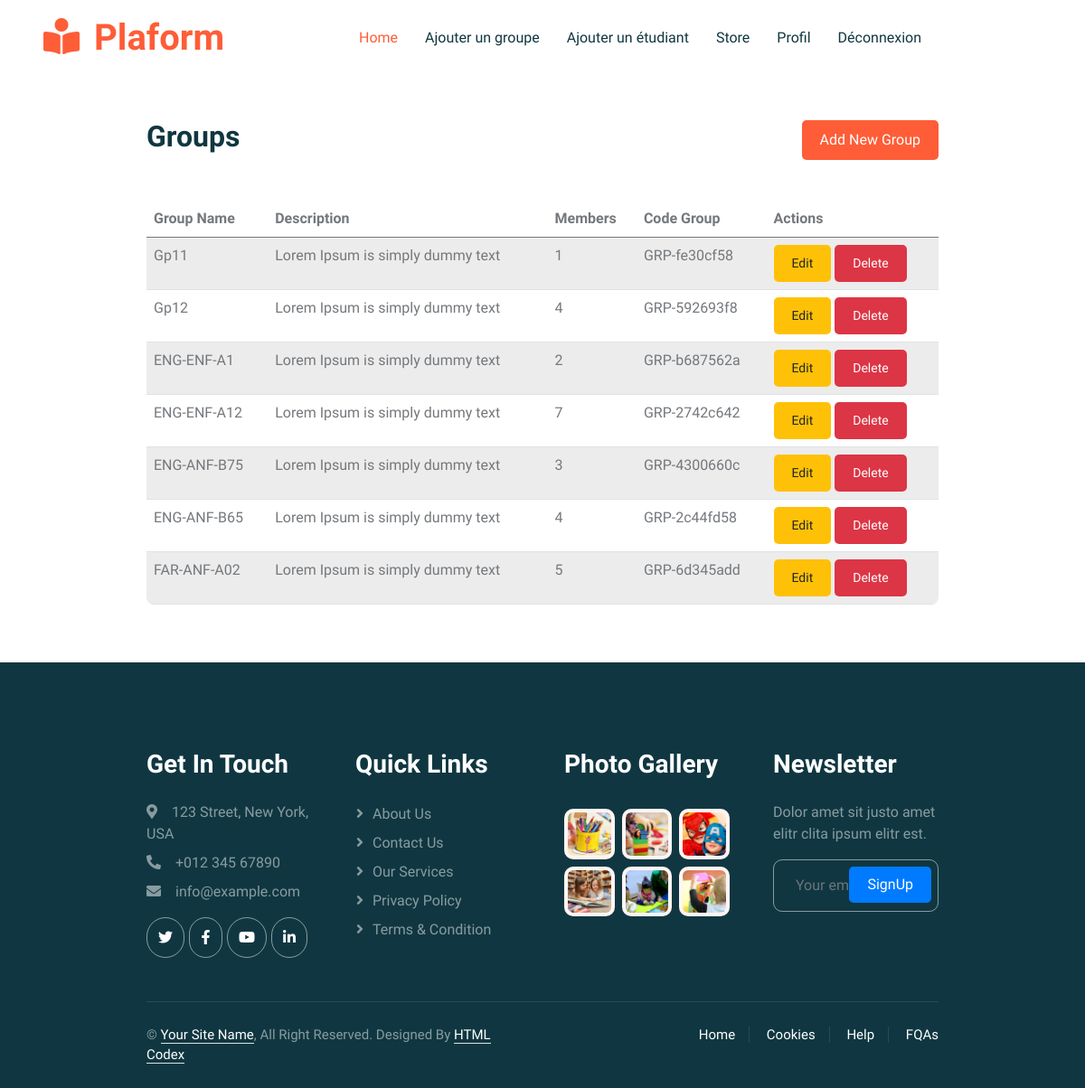
Page /add_groupe/ on the earlier database version.
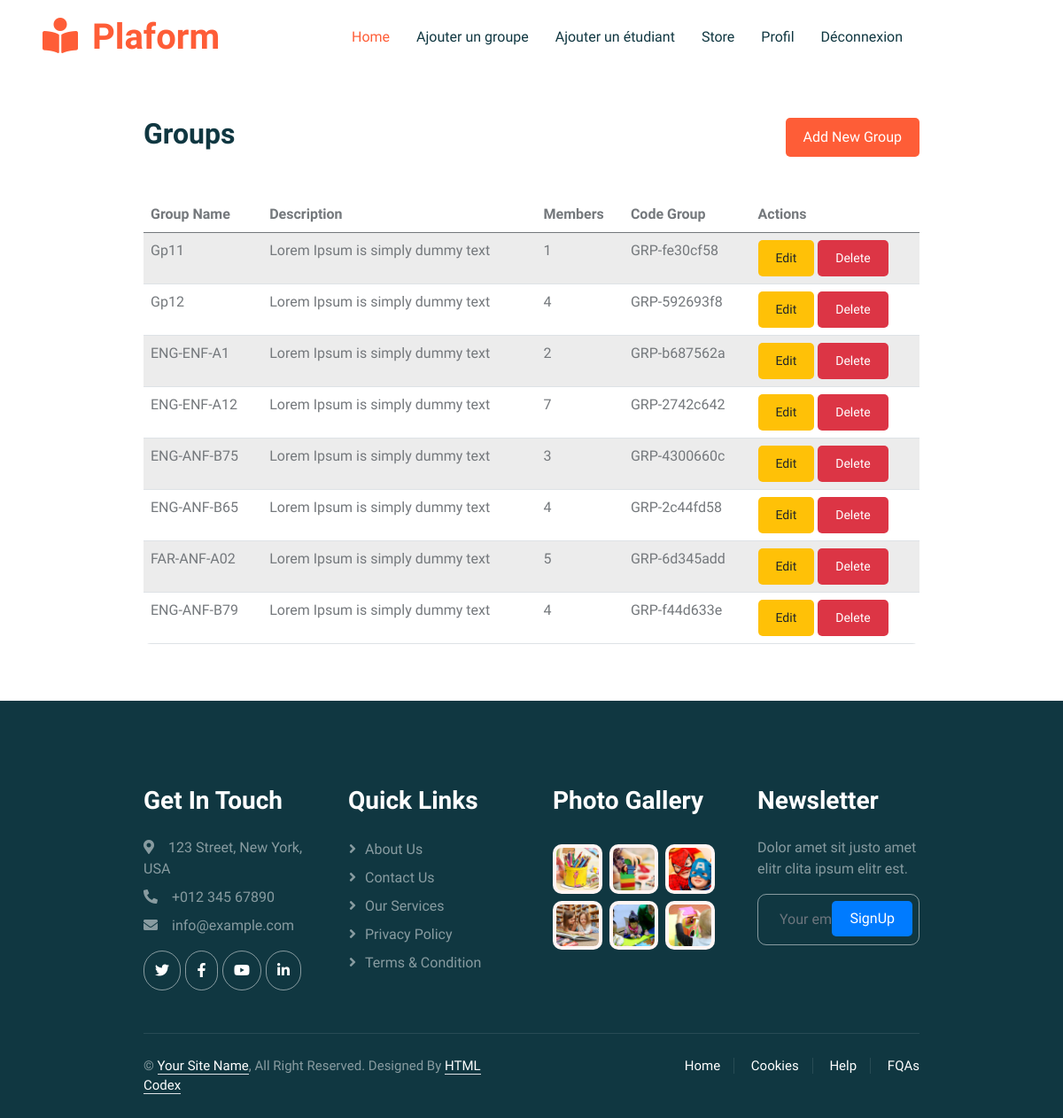
Same page on the later database version.
### platformTK/models.py (models this page shows, shortened)
class Groups(models.Model):
    name = models.CharField(max_length=100)
    description = models.CharField(max_length=300)
    code_group = models.CharField(max_length=100, unique=True, blank=True, editable=False)
    etudiants = models.ManyToManyField(Etudiant, related_name='groups')
    profs = models.ManyToManyField(prof, related_name='groups')
    date_created = models.DateField(auto_now_add=True, null=True, blank=True)

### platformTK/views.py (the view)
# urls.py: path('add_groupe/', views.add_groupe, name='add_groupe'),
def add_groupe(requset):
    etudiants = Etudiant.objects.all()
    profs = prof.objects.all()
    groups = Groups.objects.all()
    return render(requset,"platformTK/SuperAdmin/add_groupe.html", {
        'groups': groups,
        'etudiants': etudiants,
        'profs': profs
    })

### platformTK/templates/platformTK/SuperAdmin/add_groupe.html (shortened to what this page needs)
{% extends "platformTK/SuperAdmin/HomeBase.html" %}
{% load static %}
{% block content %}
{% include 'platformTK/SuperAdmin/navbar.html' %}
<div class="container mt-5">
    <div class="d-flex justify-content-between align-items-center mb-4">
        <h2 class="text-center">Groups</h2>
        <button class="btn btn-primary" onclick="openModal()" style="background-color: #fe5d37;">Add New Group</button>
    </div>
    <div class="table-responsive">
        <table class="table table-striped table-hover">
            <thead>
                <tr>
                    <th>Group Name</th>
                    <th>Description</th>
                    <th>Members</th>
                    <th>Code Group</th>
                    <th>Actions</th>
                </tr>
            </thead>
            <tbody>
                {% for group in groups %}
                <tr>
                    <td>{{ group.name }}</td>
                    <td>{{ group.description }}</td>
                    <td>{{ group.etudiants.count }}</td>
                    <td>{{ group.code_group }}</td>
                    <td>
                        <button class="btn btn-warning btn-sm">Edit</button>
                        <button class="btn btn-danger btn-sm">Delete</button>
                    </td>
                </tr>
                {% empty %}
                <tr>
                    <td colspan="4" class="text-center">No groups found.</td>
                </tr>
                {% endfor %}
            </tbody>
        </table>
    </div>
</div>
{% endblock %}

Differences in the rows shown:
added Groups: name "ENG-ANF-B79", description "Lorem Ipsum is simply dummy text", etudiants.count "4", code_group "GRP-f44d633e"
